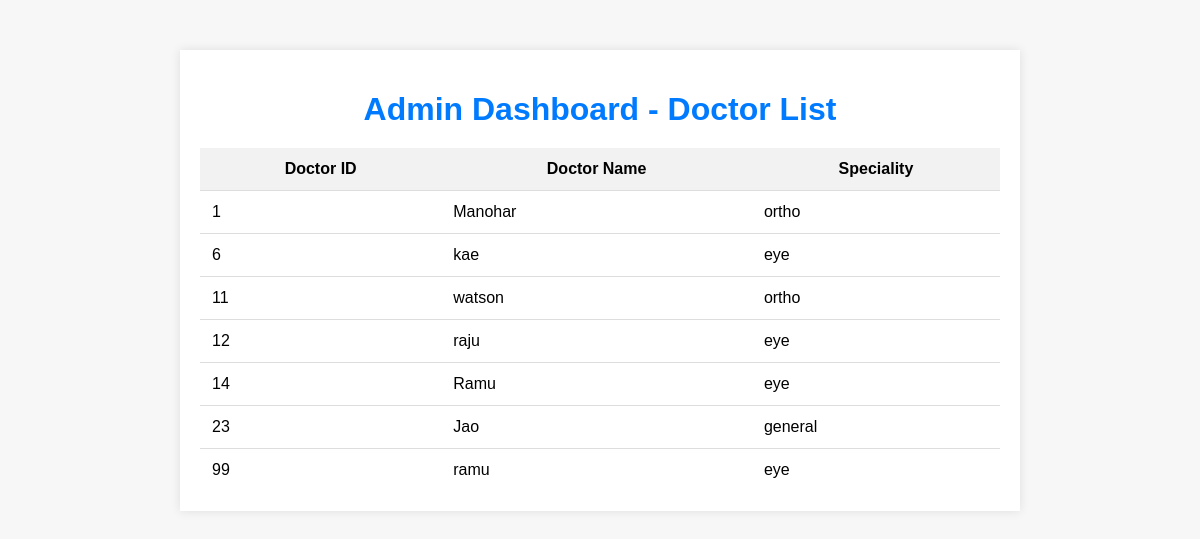
Page /hospitaladmpanel/doctorlist.php on the committed database.
### tables this page shows
CREATE TABLE `doctor` (
  `username` varchar(255) NOT NULL,
  `password` varchar(255) NOT NULL,
  `speciality` varchar(255) NOT NULL,
  `id` int(11) NOT NULL
);

### hospitaladmpanel/doctorlist.php (the view, shortened to what this page needs)
<!DOCTYPE html>
<html>
<head>
	<link rel="stylesheet" href="doctorliststyle.css">
</head>
<body>
	<div class="container">
		<h1>Admin Dashboard - Doctor List</h1>
		<table>
			<tr>
				<th>Doctor ID</th>
				<th>Doctor Name</th>
				<th>Speciality</th>
			</tr>
			<?php
				$conn = mysqli_connect("localhost", "root", "", "hospital");
				$query = "SELECT * FROM doctor";
				$result = mysqli_query($conn, $query);
				while ($row = mysqli_fetch_assoc($result)) {
					echo "<tr>";
					echo "<td>".$row["id"]."</td>";
					echo "<td>".$row["username"]."</td>";
					echo "<td>".$row["speciality"]."</td>";
					echo "</tr>";
				}
			?>
		</table>
	</div>
</body>
</html>

### hospitaladmpanel/doctorliststyle.css (style rules this page uses)
body { font-family: Arial, sans-serif; background-color: #f7f7f7; }
.container { margin: 50px auto; max-width: 800px; padding: 20px; background-color: #fff; box-shadow: 0 0 10px rgba(0, 0, 0, 0.1); }
h1 { text-align: center; margin-bottom: 20px; color: #007bff; }
table { width: 100%; border-collapse: collapse; margin-top: 20px; }
table th, table td { padding: 12px; border-bottom: 1px solid #ddd; }
table th { background-color: #f2f2f2; }
.container table tr:last-child td { border-bottom: none; }

### rows in the picture
doctor: id "1", username "Manohar", speciality "ortho"
doctor: id "6", username "kae", speciality "eye"
doctor: id "11", username "watson", speciality "ortho"
doctor: id "12", username "raju", speciality "eye"
doctor: id "14", username "Ramu", speciality "eye"
doctor: id "23", username "Jao", speciality "general"
doctor: id "99", username "ramu", speciality "eye"
